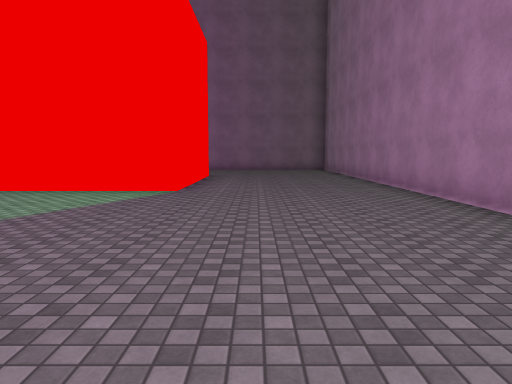
View 1 (above)

24 first-person views from a walk through a scene from a Unity 3-D project. The camera is 1.5 m above the floor, tilts 6° down and sees 70° across. The floor is counted in squares, 2 m on a side. Each view is taken from the middle of a square. On the plan, view 1 faces up. The plan holds only what a view shows up to about 11 squares ahead; the rest is blank. The place goes on beyond the plan. The player is left out. Surface patterns are stand-ins for the level's own textures.

View 2
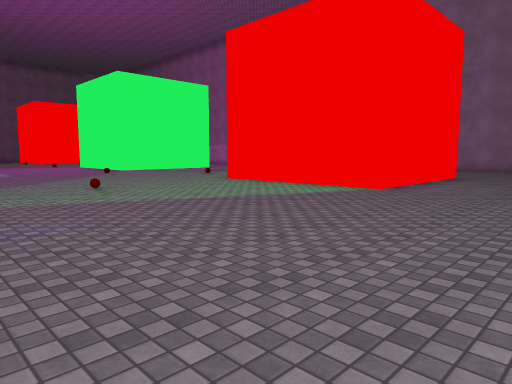

View 3
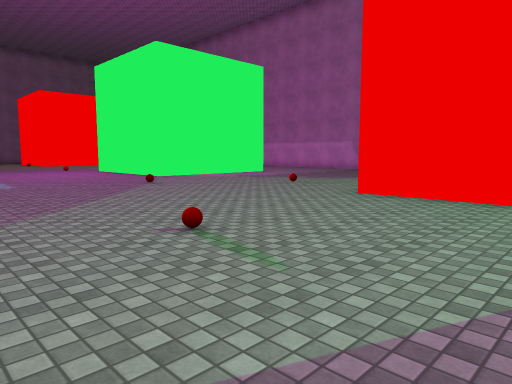

View 4
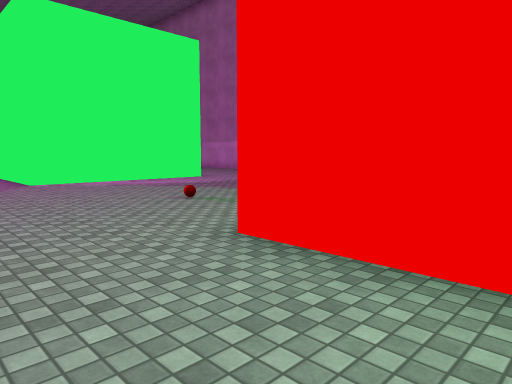

View 5
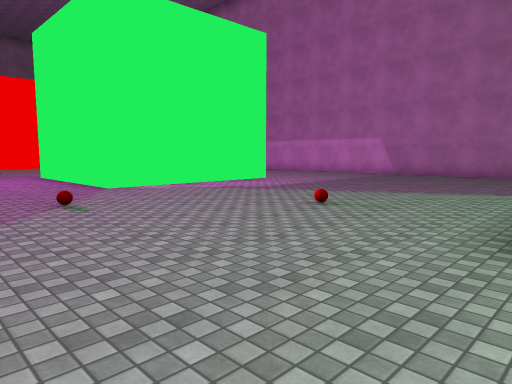

View 6
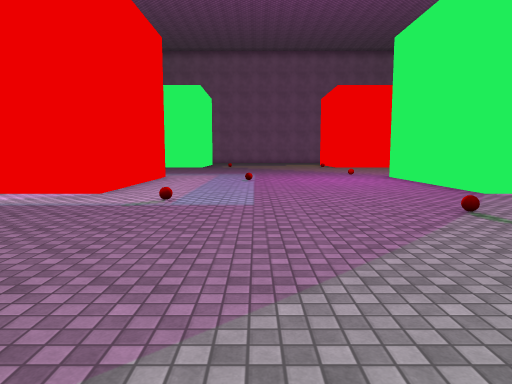

View 7
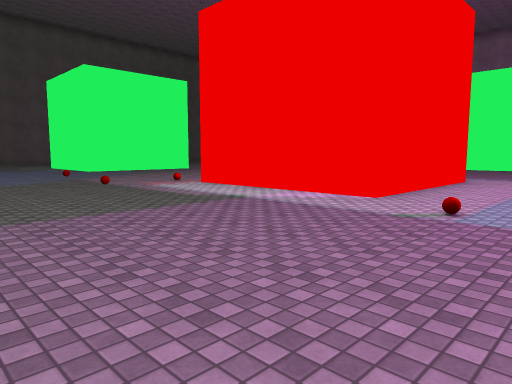

View 8
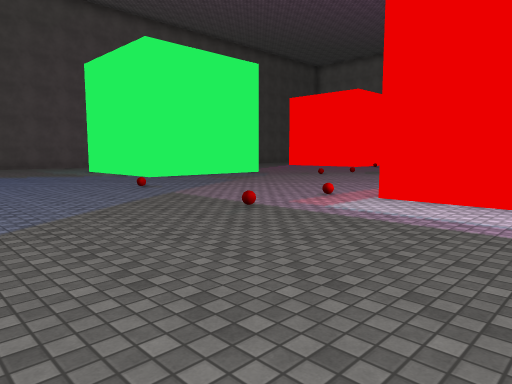

View 9
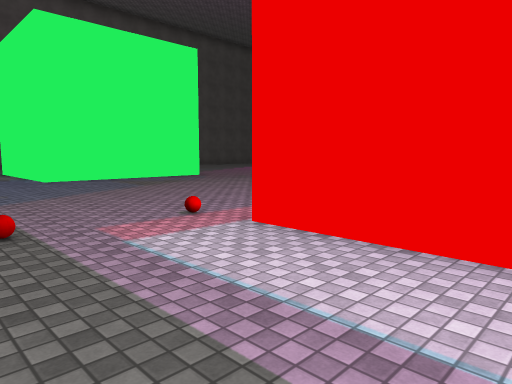

View 10
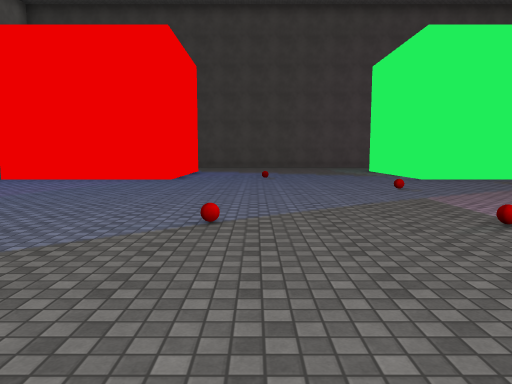

View 11
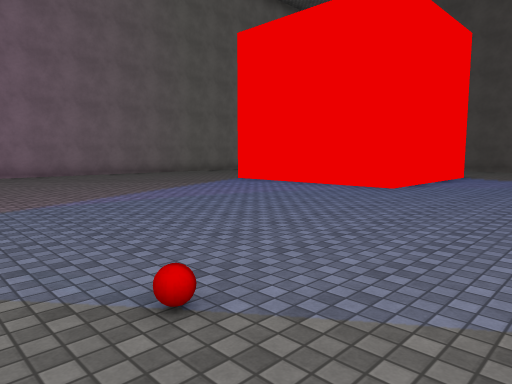

View 12
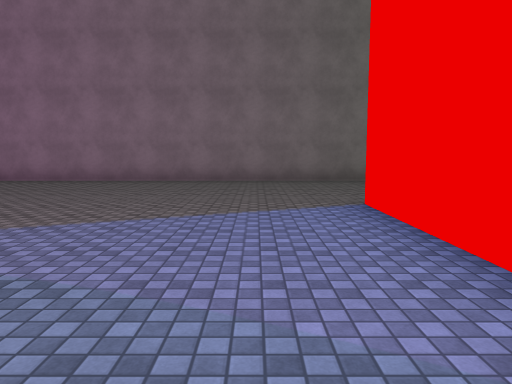

View 13
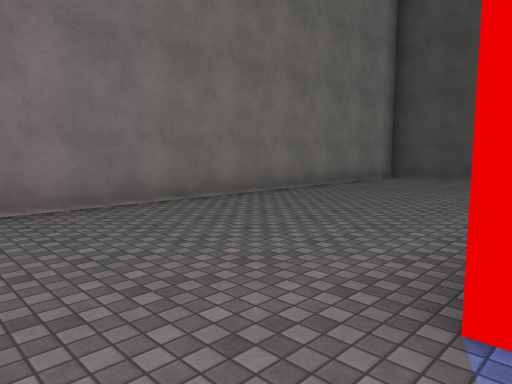

View 14
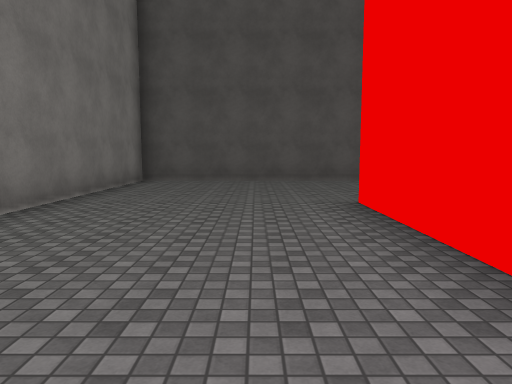

View 15
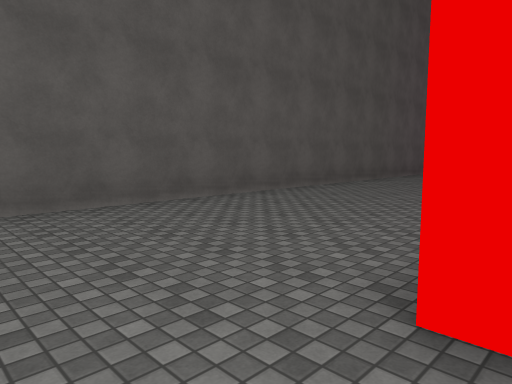

View 16
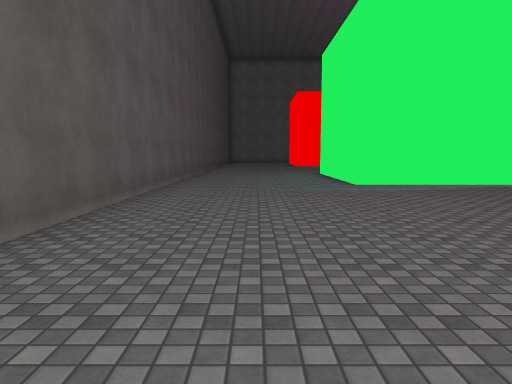

View 17
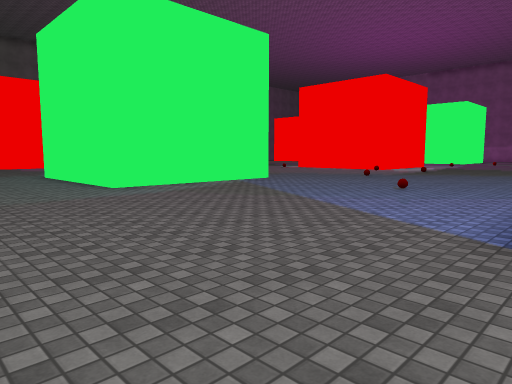

View 18
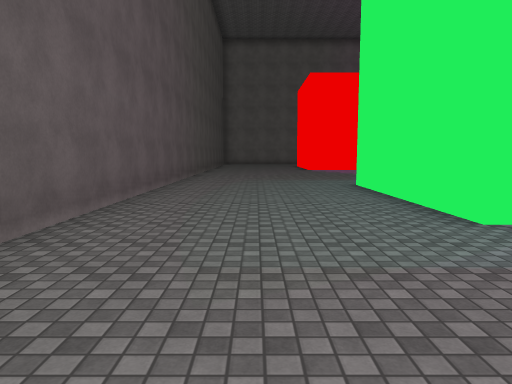

View 19
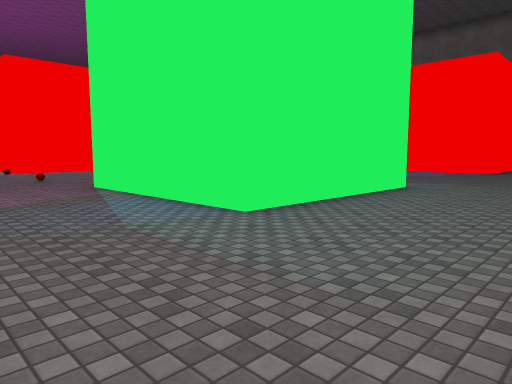

View 20
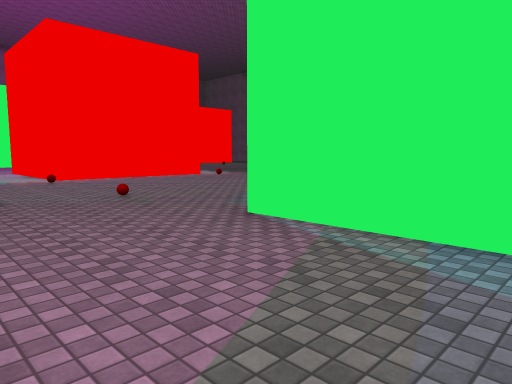

View 21
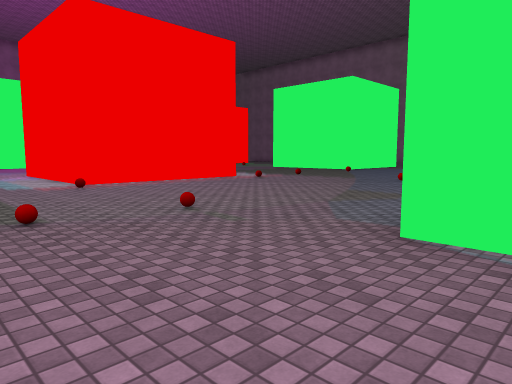

View 22
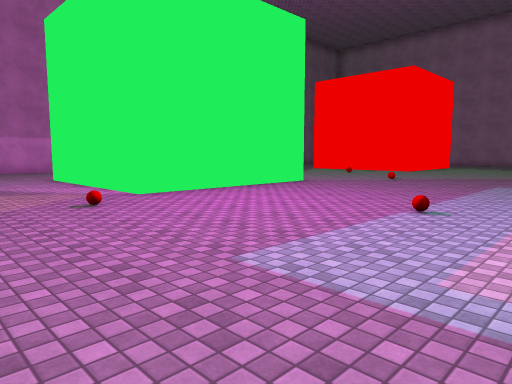

View 23
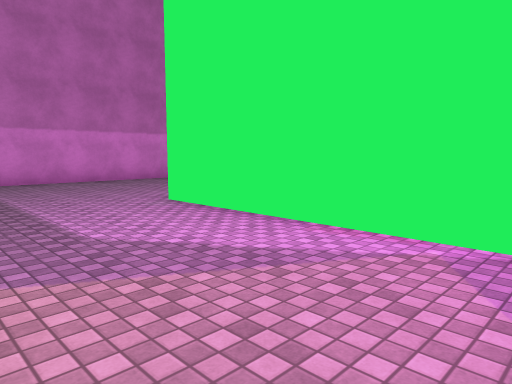

View 24
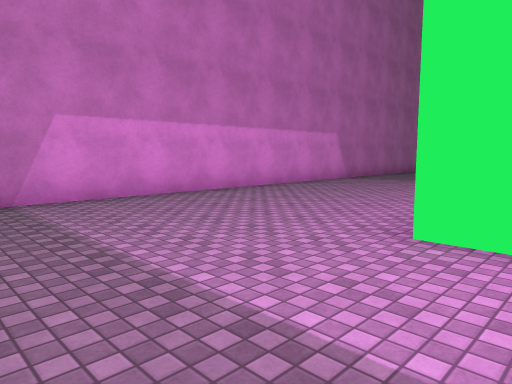

### Floor plan
Points are (right, up) in squares from view 1. A wall is a line through its corners. A room is listed if a view was taken in it or the views show most of it. See-through windows are left out.
Room 1 (views 1, 2, 3, 4, 5, 6, 7, 8, 9, 10, 11, 12, 13, 14, 15, 16, 17, 18, 19, 20, 21, 22, 23, 24)
walls: (-15.4, -4.9) (-18.8, -4.9) (-18.8, -1.6); (-18.9, 0.1) (-13.8, 0.1) (-13.8, -5); (-16.5, -12.6) (-13.8, -12.6) (-13.8, -17.6) (-18.8, -17.6) (-18.8, -12.6); (-1.6, -14.1) (-1.6, -17.6); (3.2, 4.5) (3.2, 11); (-6.5, -17.2) (-6.5, -12.6) (-1.5, -12.6); (-13.8, 11.9) (-13.8, 7.3) (-18.8, 7.3) (-18.8, 12.4); (-1.6, 12.1) (-1.6, 7.3) (-6.6, 7.3); (-12.4, 17.1) (-21, 17.1); (-21.1, -22.3) (3.2, -22.3) (3.2, -3.9)

Where each view was taken, in squares from view 1:
view 1: 0 up, 0 right, facing up
view 2: 0 up, 2 right, facing up-left
view 3: 1 up, 3 left, facing up-left
view 4: 5 up, 4 left, facing up-left
view 5: 4 up, 6 left, facing up-left
view 6: 3 up, 7 left, facing left
view 7: 3 up, 8 left, facing down-left
view 8: 2 down, 8 left, facing down-left
view 9: 2 down, 11 left, facing down-left
view 10: 2 down, 9 left, facing down
view 11: 5 down, 10 left, facing down-right
view 12: 11 down, 7 left, facing right
view 13: 11 down, 2 left, facing down-right
view 14: 12 down, 0 right, facing down
view 15: 17 down, 0 right, facing down-left
view 16: 20 down, 5 left, facing left
view 17: 21 down, 6 left, facing up-left
view 18: 20 down, 10 left, facing left
view 19: 21 down, 22 left, facing up-right
view 20: 16 down, 22 left, facing up-right
view 21: 14 down, 22 left, facing up-right
view 22: 1 up, 22 left, facing up-right
view 23: 7 up, 22 left, facing up-right
view 24: 11 up, 22 left, facing up-right
